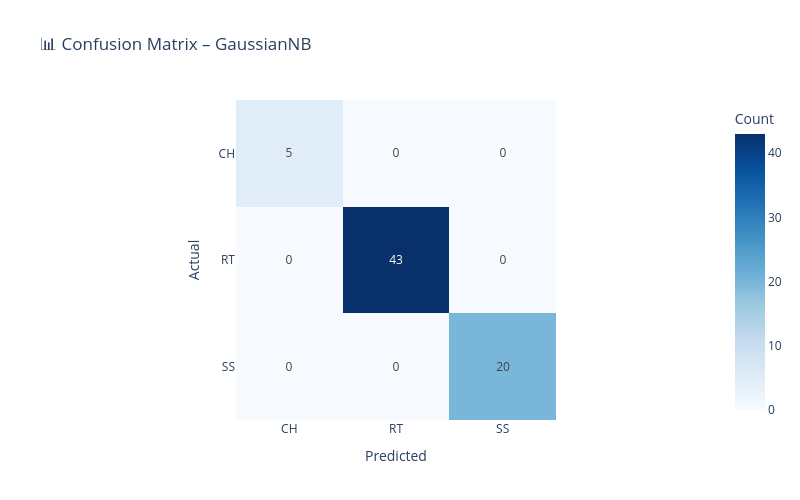

Source (notebook cell):
### Markdown cell above
## 🏁 (10) Ma trận nhầm lẫn

### Code cell
def plot_confusion_matrix_plotly(y_true, y_pred, model_name):
    cm = confusion_matrix(y_true, y_pred)
    cm_df = pd.DataFrame(cm, index=le.classes_, columns=le.classes_)

    
    fig = px.imshow(cm_df,
                    text_auto=True,
                    color_continuous_scale='Blues',
                    labels=dict(x="Predicted", y="Actual", color="Count"),
                    title=f"📊 Confusion Matrix – {model_name}")
    fig.update_layout(
        template='plotly_white',
        width = 800,
        height = 500,)
    fig.show()
    
plot_confusion_matrix_plotly(y_test, y_test_pred, best_model.__class__.__name__)

### Figure 1 — Plotly figure (JSON) as saved in the notebook; plotly's stock layout.template omitted (floating-point values rounded to 4 significant figures)
{"data": [{"coloraxis": "coloraxis", "hovertemplate": "Predicted: %{x}<br>Actual: %{y}<br>Count: %{z}<extra></extra>", "name": "0", "texttemplate": "%{z}", "type": "heatmap", "x": ["CH", "RT", "SS"], "xaxis": "x", "y": ["CH", "RT", "SS"], "yaxis": "y", "z": [[5, 0, 0], [0, 43, 0], [0, 0, 20]]}], "layout": {"coloraxis": {"colorbar": {"title": {"text": "Count"}}, "colorscale": [[0, "rgb(247,251,255)"], [0.125, "rgb(222,235,247)"], [0.25, "rgb(198,219,239)"], [0.375, "rgb(158,202,225)"], [0.5, "rgb(107,174,214)"], [0.625, "rgb(66,146,198)"], [0.75, "rgb(33,113,181)"], [0.875, "rgb(8,81,156)"], [1, "rgb(8,48,107)"]]}, "height": 500, "title": {"text": "📊 Confusion Matrix – GaussianNB"}, "width": 800, "xaxis": {"anchor": "y", "constrain": "domain", "domain": [0, 1], "scaleanchor": "y", "title": {"text": "Predicted"}}, "yaxis": {"anchor": "x", "autorange": "reversed", "constrain": "domain", "domain": [0, 1], "title": {"text": "Actual"}}}}
